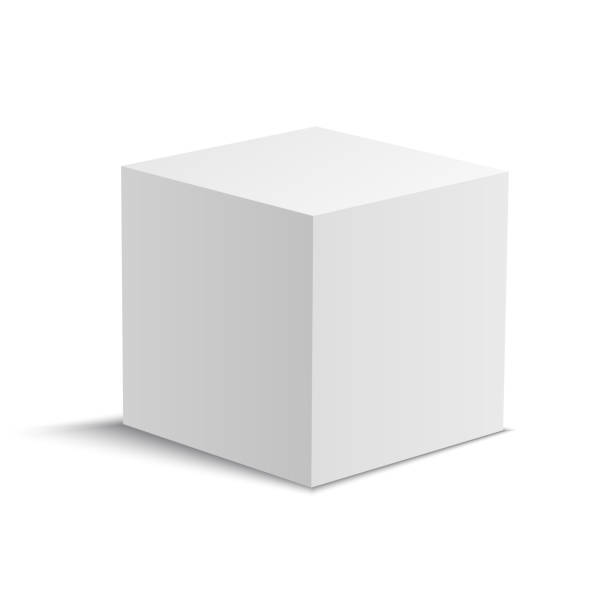
#> input picture Ödev_4/kup.jpg, 612 x 612 px
$ python resimdeneme22.py
#> lines starting #> are read from the running program, lines starting #| are printed output that depends on the picture
import cv2
import numpy as np

resim = cv2.imread("kup.jpg")
#> resim is the input picture: shape (612, 612, 3); mean B, G, R 242.4, 242.4, 242.4

h, w = resim.shape[:2]
#> h = 612; w = 612


pts1 = np.float32([[0,0], [w-1,0], [0,h-1]])
#> pts1 = [[0, 0], [611, 0], [0, 611]]
pts2 = np.float32([[20,30], [w-50,10], [30,h-20]])
#> pts2 = [[20, 30], [562, 10], [30, 592]]

M_affine = cv2.getAffineTransform(pts1, pts2)
affine_sonuc = cv2.warpAffine(resim, M_affine, (w, h))
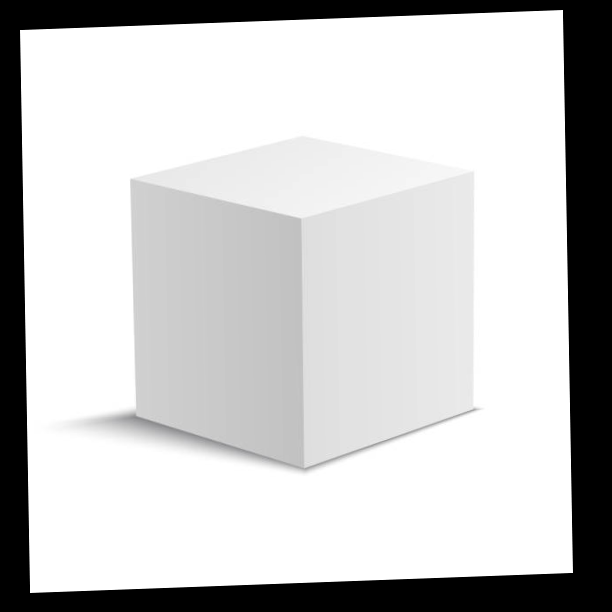
#> affine_sonuc: shape (612, 612, 3); mean B, G, R 197.9, 197.9, 197.9


pts1_p = np.float32([[0,0], [w,0], [0,h], [w,h]])
#> pts1_p = [[0, 0], [612, 0], [0, 612], [612, 612]]
pts2_p = np.float32([[30,30], [w-30,10], [20,h-20], [w-40,h-40]])

M_pers = cv2.getPerspectiveTransform(pts1_p, pts2_p)
pers_sonuc = cv2.warpPerspective(resim, M_pers, (w, h))
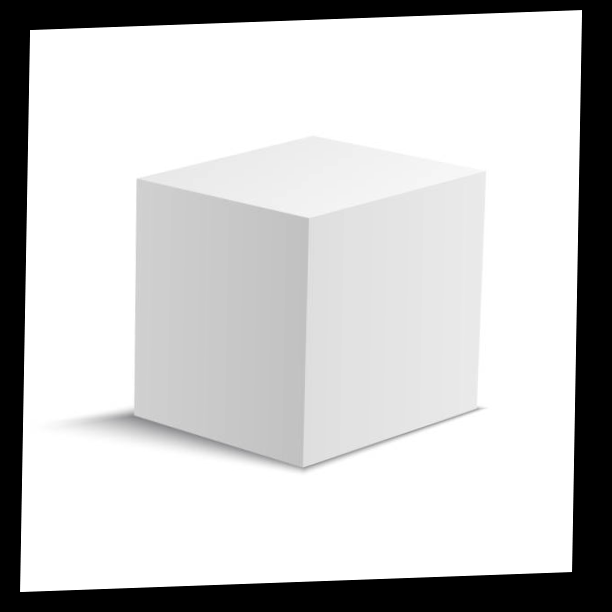
#> pers_sonuc: shape (612, 612, 3); mean B, G, R 200.6, 200.6, 200.6

cv2.imshow("Orjinal", resim)
cv2.imshow("Affine Dönüsüm", affine_sonuc)
cv2.imshow("Perspektif Dönüsüm", pers_sonuc)

cv2.waitKey(0)
cv2.destroyAllWindows()
